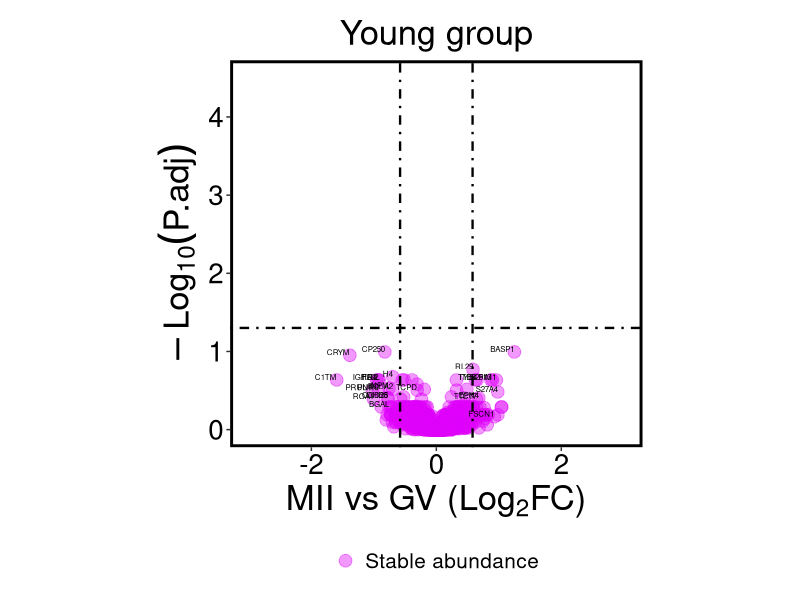

This figure's R source:

#Adjust names of files/ lab titles/x & y limits/ Colours

library(readxl)
library(ggpubr)
VolcanoData=read_excel("Volcano_MII_YOUNG_AMA.xlsx")
colnames(VolcanoData)[1]="label"

VolcanoData$expression = ifelse(VolcanoData$BHcor <= 0.05 & abs(VolcanoData$log2Foldchange) > 0.58, 
                                ifelse(VolcanoData$log2Foldchange> 0.58 ,'High abundance in MII Young ','Low abundance in MII Young '),'Stable abundance')


library(ggplot2)


library(ggplot2)
p <- ggplot(data = VolcanoData, 
            aes(x = log2Foldchange, 
                y = -log10BH,  
                colour=expression,
                label = label)) +
  geom_point(alpha=0.4, size=4)+
  scale_color_manual(values=c("#e000fa", "green","grey"),name=NULL)+
  xlim(c(-3, 3)) +
  ylim(c(0, 4.5))+
  geom_vline(xintercept=c(-0.58,0.58),lty=4,col="black",lwd=0.8) +
  geom_hline(yintercept = 1.301029996,lty=4,col="black",lwd=0.8) +
  labs(x = expression("MII vs GV (Log"[2]*"FC)"),
      y = expression(-Log[10]("P.adj")),
       title="Young group")  +
  geom_text(label=VolcanoData$names, size=2,colour='black', hjust=1,vjust=0)+
  theme_bw()+
  theme(panel.grid = element_blank(),
        panel.border = element_rect(linewidth = 2,color = "black"),
        plot.title = element_text(size=25,hjust = 0.5,color = "black"),
        axis.title.x = element_text(size = 25,color = "black"), 
        axis.text.x = element_text(size=20,color = "black"),
        axis.title.y = element_text(size = 25,color = "black"),
        axis.text.y = element_text(size=20, color = "black"),
        legend.text = element_text(size = 15, color = "black"),
        legend.position = "bottom",  
        legend.direction = "horizontal",  
        legend.box = "horizontal",
        plot.margin = margin(0.5, 4, 0.5, 4, "cm")) 


p

  

